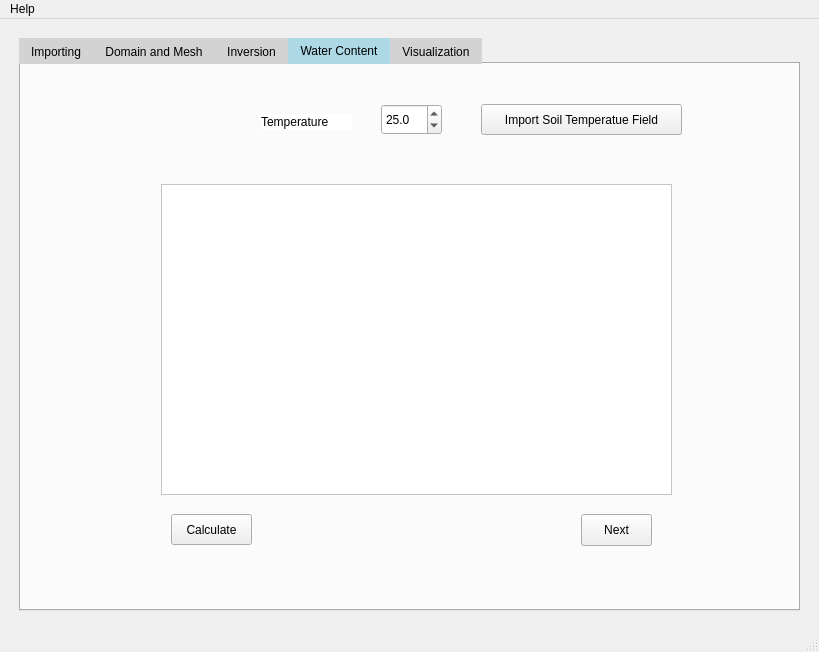
<?xml version="1.0" encoding="UTF-8"?>
<ui version="4.0">
 <class>MainWindow</class>
 <widget class="QMainWindow" name="MainWindow">
  <property name="geometry">
   <rect>
    <x>0</x>
    <y>0</y>
    <width>819</width>
    <height>652</height>
   </rect>
  </property>
  <property name="windowTitle">
   <string>MainWindow</string>
  </property>
  <property name="autoFillBackground">
   <bool>true</bool>
  </property>
  <widget class="QWidget" name="centralwidget">
   <property name="styleSheet">
    <string notr="true">QTabBar::tab:selected {
    background: lightblue;
    color: black;
}
QTabBar::tab:!selected {
    background: lightgray;
    color: black;
}</string>
   </property>
   <layout class="QHBoxLayout" name="horizontalLayout_3">
    <item>
     <widget class="QWidget" name="verticalWidget" native="true">
      <layout class="QVBoxLayout" name="verticalLayout" stretch="0">
       <property name="spacing">
        <number>10</number>
       </property>
       <property name="leftMargin">
        <number>10</number>
       </property>
       <property name="topMargin">
        <number>10</number>
       </property>
       <property name="rightMargin">
        <number>10</number>
       </property>
       <property name="bottomMargin">
        <number>10</number>
       </property>
       <item>
        <widget class="QTabWidget" name="tabWidget_Importing">
         <property name="sizePolicy">
          <sizepolicy hsizetype="Expanding" vsizetype="Expanding">
           <horstretch>0</horstretch>
           <verstretch>0</verstretch>
          </sizepolicy>
         </property>
         <property name="minimumSize">
          <size>
           <width>781</width>
           <height>571</height>
          </size>
         </property>
         <property name="mouseTracking">
          <bool>true</bool>
         </property>
         <property name="autoFillBackground">
          <bool>false</bool>
         </property>
         <property name="styleSheet">
          <string notr="true"/>
         </property>
         <property name="currentIndex">
          <number>3</number>
         </property>
         <widget class="QWidget" name="Importing">
          <attribute name="title">
           <string>Importing</string>
          </attribute>
          <layout class="QHBoxLayout" name="horizontalLayout">
           <item>
            <widget class="QTabWidget" name="tabWidget_Data">
             <property name="autoFillBackground">
              <bool>false</bool>
             </property>
             <property name="styleSheet">
              <string notr="true">color: rgb(0, 0, 0);
border-top-color: rgb(0, 0, 0);</string>
             </property>
             <property name="currentIndex">
              <number>1</number>
             </property>
             <widget class="QWidget" name="Data">
              <attribute name="title">
               <string>Data</string>
              </attribute>
              <layout class="QVBoxLayout" name="verticalLayout_2">
               <item>
                <widget class="QListWidget" name="listWidget_file_list">
                 <property name="styleSheet">
                  <string notr="true">background: rgb(255, 255, 255)</string>
                 </property>
                </widget>
               </item>
               <item>
                <widget class="QPushButton" name="pushButton_Import">
                 <property name="text">
                  <string>Import</string>
                 </property>
                </widget>
               </item>
               <item>
                <widget class="QPushButton" name="pushButton_importfile">
                 <property name="text">
                  <string>Choose your file</string>
                 </property>
                </widget>
               </item>
              </layout>
             </widget>
             <widget class="QWidget" name="Pre_processing">
              <attribute name="title">
               <string>Pre_processing</string>
              </attribute>
              <layout class="QVBoxLayout" name="verticalLayout_3">
               <item>
                <widget class="QTextBrowser" name="textBrowser_showdata">
                 <property name="styleSheet">
                  <string notr="true">background: rgb(255, 255, 255)</string>
                 </property>
                </widget>
               </item>
               <item>
                <widget class="QPushButton" name="pushButton_Transfer_Data">
                 <property name="text">
                  <string>Transfer Data</string>
                 </property>
                </widget>
               </item>
               <item>
                <widget class="QGroupBox" name="groupBox">
                 <property name="title">
                  <string>Next File</string>
                 </property>
                </widget>
               </item>
               <item>
                <widget class="QPushButton" name="pushButton_next_to_domain">
                 <property name="text">
                  <string>Next-single file</string>
                 </property>
                </widget>
               </item>
               <item>
                <widget class="QPushButton" name="pushButton_next_to_visualization">
                 <property name="text">
                  <string>Next-multiple file</string>
                 </property>
                </widget>
               </item>
              </layout>
             </widget>
            </widget>
           </item>
          </layout>
         </widget>
         <widget class="QWidget" name="Domain_Mesh">
          <attribute name="title">
           <string>Domain and Mesh</string>
          </attribute>
          <widget class="QTabWidget" name="tabWidget">
           <property name="geometry">
            <rect>
             <x>10</x>
             <y>10</y>
             <width>751</width>
             <height>511</height>
            </rect>
           </property>
           <property name="sizePolicy">
            <sizepolicy hsizetype="Expanding" vsizetype="Expanding">
             <horstretch>0</horstretch>
             <verstretch>0</verstretch>
            </sizepolicy>
           </property>
           <property name="currentIndex">
            <number>1</number>
           </property>
           <widget class="QWidget" name="Domain">
            <attribute name="title">
             <string>Domain</string>
            </attribute>
            <layout class="QGridLayout" name="gridLayout">
             <item row="0" column="0">
              <widget class="QLabel" name="label_start">
               <property name="styleSheet">
                <string notr="true">background-color: rgb(255, 255, 255);
color: rgb(0, 0, 0);</string>
               </property>
               <property name="text">
                <string>Start from</string>
               </property>
              </widget>
             </item>
             <item row="0" column="1">
              <widget class="QSpinBox" name="spinBox_startX"/>
             </item>
             <item row="0" column="2">
              <widget class="QLabel" name="label_start_2">
               <property name="styleSheet">
                <string notr="true">background-color: rgb(255, 255, 255);
color: rgb(0, 0, 0);</string>
               </property>
               <property name="text">
                <string>to</string>
               </property>
              </widget>
             </item>
             <item row="0" column="3">
              <widget class="QSpinBox" name="spinBox_stratY"/>
             </item>
             <item row="0" column="4" rowspan="2">
              <widget class="QPushButton" name="pushButton_domain_apply">
               <property name="text">
                <string>Apply</string>
               </property>
              </widget>
             </item>
             <item row="1" column="0">
              <widget class="QLabel" name="label_end">
               <property name="styleSheet">
                <string notr="true">background-color: rgb(255, 255, 255);
color: rgb(0, 0, 0);</string>
               </property>
               <property name="text">
                <string>End at</string>
               </property>
              </widget>
             </item>
             <item row="1" column="1">
              <widget class="QSpinBox" name="spinBox_endX"/>
             </item>
             <item row="1" column="2">
              <widget class="QLabel" name="label_end_2">
               <property name="styleSheet">
                <string notr="true">background-color: rgb(255, 255, 255);
color: rgb(0, 0, 0);</string>
               </property>
               <property name="text">
                <string>from</string>
               </property>
              </widget>
             </item>
             <item row="1" column="3">
              <widget class="QSpinBox" name="spinBox_endY"/>
             </item>
             <item row="2" column="0" colspan="5">
              <widget class="QGraphicsView" name="graphicsView_domain">
               <property name="styleSheet">
                <string notr="true">background-color: rgb(255, 255, 255);</string>
               </property>
              </widget>
             </item>
             <item row="3" column="0">
              <widget class="QPushButton" name="pushButton_domain_save">
               <property name="text">
                <string>Save</string>
               </property>
              </widget>
             </item>
             <item row="3" column="4">
              <widget class="QPushButton" name="pushButton_next_to_mesh">
               <property name="text">
                <string>Next</string>
               </property>
              </widget>
             </item>
            </layout>
           </widget>
           <widget class="QWidget" name="Mesh">
            <attribute name="title">
             <string>Mesh</string>
            </attribute>
            <layout class="QGridLayout" name="gridLayout_2">
             <item row="0" column="0">
              <widget class="QLabel" name="label_quality">
               <property name="styleSheet">
                <string notr="true">background-color: rgb(255, 255, 255);
color: rgb(0, 0, 0);</string>
               </property>
               <property name="text">
                <string>Quality</string>
               </property>
              </widget>
             </item>
             <item row="0" column="1">
              <widget class="QDoubleSpinBox" name="doubleSpinBox_quality"/>
             </item>
             <item row="0" column="2">
              <widget class="QPushButton" name="pushButton_WA">
               <property name="text">
                <string>Wenner Array (WA)</string>
               </property>
              </widget>
             </item>
             <item row="1" column="0">
              <widget class="QLabel" name="label_area">
               <property name="styleSheet">
                <string notr="true">background-color: rgb(255, 255, 255);
color: rgb(0, 0, 0);</string>
               </property>
               <property name="text">
                <string>Area</string>
               </property>
              </widget>
             </item>
             <item row="1" column="1">
              <widget class="QDoubleSpinBox" name="doubleSpinBox_area"/>
             </item>
             <item row="1" column="2">
              <widget class="QPushButton" name="pushButton_DD">
               <property name="text">
                <string>Dipole-Dipole (DD)</string>
               </property>
              </widget>
             </item>
             <item row="2" column="0" colspan="4">
              <widget class="QGraphicsView" name="graphicsView_mesh">
               <property name="styleSheet">
                <string notr="true">background-color: rgb(255, 255, 255);</string>
               </property>
              </widget>
             </item>
             <item row="3" column="0">
              <widget class="QPushButton" name="pushButton_mesh_save">
               <property name="text">
                <string>Save</string>
               </property>
              </widget>
             </item>
             <item row="3" column="3">
              <widget class="QPushButton" name="pushButton_next_to_inversion">
               <property name="text">
                <string>Next</string>
               </property>
              </widget>
             </item>
            </layout>
           </widget>
          </widget>
         </widget>
         <widget class="QWidget" name="Inversion">
          <attribute name="title">
           <string>Inversion</string>
          </attribute>
          <widget class="QPushButton" name="pushButton_inversion_apply">
           <property name="geometry">
            <rect>
             <x>470</x>
             <y>30</y>
             <width>111</width>
             <height>51</height>
            </rect>
           </property>
           <property name="text">
            <string>Apply</string>
           </property>
          </widget>
          <widget class="QPushButton" name="pushButton_inversion_save">
           <property name="geometry">
            <rect>
             <x>150</x>
             <y>450</y>
             <width>71</width>
             <height>31</height>
            </rect>
           </property>
           <property name="text">
            <string>Save</string>
           </property>
          </widget>
          <widget class="QLabel" name="label_Lambda">
           <property name="geometry">
            <rect>
             <x>250</x>
             <y>50</y>
             <width>61</width>
             <height>16</height>
            </rect>
           </property>
           <property name="styleSheet">
            <string notr="true">background-color: rgb(255, 255, 255);
color: rgb(0, 0, 0);</string>
           </property>
           <property name="text">
            <string>Lambda</string>
           </property>
          </widget>
          <widget class="QLabel" name="label_dPhi">
           <property name="geometry">
            <rect>
             <x>250</x>
             <y>80</y>
             <width>61</width>
             <height>16</height>
            </rect>
           </property>
           <property name="styleSheet">
            <string notr="true">background-color: rgb(255, 255, 255);
color: rgb(0, 0, 0);
text-align: center;</string>
           </property>
           <property name="text">
            <string>dPhi</string>
           </property>
          </widget>
          <widget class="QGraphicsView" name="graphicsView_inversion">
           <property name="geometry">
            <rect>
             <x>140</x>
             <y>120</y>
             <width>511</width>
             <height>311</height>
            </rect>
           </property>
           <property name="styleSheet">
            <string notr="true">background-color: rgb(255, 255, 255);</string>
           </property>
          </widget>
          <widget class="QPushButton" name="pushButton_next_to_watercontent">
           <property name="geometry">
            <rect>
             <x>560</x>
             <y>450</y>
             <width>71</width>
             <height>32</height>
            </rect>
           </property>
           <property name="text">
            <string>Next</string>
           </property>
          </widget>
          <widget class="QSpinBox" name="spinBox_Iterations">
           <property name="geometry">
            <rect>
             <x>330</x>
             <y>20</y>
             <width>40</width>
             <height>20</height>
            </rect>
           </property>
           <property name="value">
            <number>5</number>
           </property>
          </widget>
          <widget class="QSpinBox" name="spinBox_dPhi">
           <property name="geometry">
            <rect>
             <x>330</x>
             <y>80</y>
             <width>40</width>
             <height>20</height>
            </rect>
           </property>
           <property name="value">
            <number>1</number>
           </property>
          </widget>
          <widget class="QSpinBox" name="spinBox_Lambda">
           <property name="geometry">
            <rect>
             <x>330</x>
             <y>50</y>
             <width>40</width>
             <height>20</height>
            </rect>
           </property>
           <property name="value">
            <number>5</number>
           </property>
          </widget>
          <widget class="QLabel" name="label_iterations">
           <property name="geometry">
            <rect>
             <x>250</x>
             <y>20</y>
             <width>61</width>
             <height>16</height>
            </rect>
           </property>
           <property name="styleSheet">
            <string notr="true">background-color: rgb(255, 255, 255);
color: rgb(0, 0, 0);</string>
           </property>
           <property name="text">
            <string>Iterations</string>
           </property>
          </widget>
         </widget>
         <widget class="QWidget" name="Water_content">
          <attribute name="title">
           <string>Water Content</string>
          </attribute>
          <widget class="QDoubleSpinBox" name="doubleSpinBox_Temperature">
           <property name="geometry">
            <rect>
             <x>360</x>
             <y>40</y>
             <width>61</width>
             <height>31</height>
            </rect>
           </property>
           <property name="decimals">
            <number>1</number>
           </property>
           <property name="singleStep">
            <double>0.100000000000000</double>
           </property>
           <property name="value">
            <double>25.000000000000000</double>
           </property>
          </widget>
          <widget class="QPushButton" name="pushButton_watercontent_calculate">
           <property name="geometry">
            <rect>
             <x>150</x>
             <y>450</y>
             <width>81</width>
             <height>31</height>
            </rect>
           </property>
           <property name="text">
            <string>Calculate</string>
           </property>
          </widget>
          <widget class="QLabel" name="label_Temperature">
           <property name="geometry">
            <rect>
             <x>240</x>
             <y>50</y>
             <width>91</width>
             <height>16</height>
            </rect>
           </property>
           <property name="styleSheet">
            <string notr="true">background-color: rgb(255, 255, 255);
color: rgb(0, 0, 0);</string>
           </property>
           <property name="text">
            <string>Temperature</string>
           </property>
          </widget>
          <widget class="QGraphicsView" name="graphicsView_watercontent">
           <property name="geometry">
            <rect>
             <x>140</x>
             <y>120</y>
             <width>511</width>
             <height>311</height>
            </rect>
           </property>
           <property name="styleSheet">
            <string notr="true">background-color: rgb(255, 255, 255);</string>
           </property>
          </widget>
          <widget class="QPushButton" name="pushButton_next_to_vis">
           <property name="geometry">
            <rect>
             <x>560</x>
             <y>450</y>
             <width>71</width>
             <height>32</height>
            </rect>
           </property>
           <property name="text">
            <string>Next</string>
           </property>
          </widget>
          <widget class="QPushButton" name="pushButton_import_soil_field">
           <property name="geometry">
            <rect>
             <x>460</x>
             <y>40</y>
             <width>201</width>
             <height>31</height>
            </rect>
           </property>
           <property name="text">
            <string>Import Soil Temperatue Field</string>
           </property>
          </widget>
         </widget>
         <widget class="QWidget" name="Visualization">
          <attribute name="title">
           <string>Visualization</string>
          </attribute>
          <layout class="QHBoxLayout" name="horizontalLayout_5">
           <item>
            <widget class="QTabWidget" name="tabWidget_3">
             <property name="currentIndex">
              <number>1</number>
             </property>
             <widget class="QWidget" name="Vis_resistivity">
              <attribute name="title">
               <string>Resistivity</string>
              </attribute>
              <widget class="QRadioButton" name="radioButton_vis_res_ani">
               <property name="geometry">
                <rect>
                 <x>120</x>
                 <y>10</y>
                 <width>161</width>
                 <height>20</height>
                </rect>
               </property>
               <property name="text">
                <string>Time Lapse Animation</string>
               </property>
              </widget>
              <widget class="QLabel" name="label_resistivity_file">
               <property name="geometry">
                <rect>
                 <x>120</x>
                 <y>40</y>
                 <width>91</width>
                 <height>21</height>
                </rect>
               </property>
               <property name="styleSheet">
                <string notr="true">background-color: rgba(255, 255, 255, 0);</string>
               </property>
               <property name="text">
                <string>File Selection</string>
               </property>
              </widget>
              <widget class="QListView" name="listView_vis_res_pic">
               <property name="geometry">
                <rect>
                 <x>120</x>
                 <y>70</y>
                 <width>171</width>
                 <height>281</height>
                </rect>
               </property>
               <property name="styleSheet">
                <string notr="true">background-color: rgb(255, 255, 255);</string>
               </property>
              </widget>
              <widget class="QPushButton" name="pushButton_vis_res_apply">
               <property name="geometry">
                <rect>
                 <x>120</x>
                 <y>360</y>
                 <width>171</width>
                 <height>31</height>
                </rect>
               </property>
               <property name="text">
                <string>Apply</string>
               </property>
              </widget>
              <widget class="QGraphicsView" name="graphicsView_vis_resistivity">
               <property name="geometry">
                <rect>
                 <x>300</x>
                 <y>70</y>
                 <width>331</width>
                 <height>281</height>
                </rect>
               </property>
               <property name="styleSheet">
                <string notr="true">background-color: rgb(255, 255, 255);</string>
               </property>
              </widget>
             </widget>
             <widget class="QWidget" name="Vis_water_content">
              <attribute name="title">
               <string>Water content</string>
              </attribute>
              <widget class="QRadioButton" name="radioButton_vis_water_ani">
               <property name="geometry">
                <rect>
                 <x>120</x>
                 <y>10</y>
                 <width>161</width>
                 <height>20</height>
                </rect>
               </property>
               <property name="text">
                <string>Time Lapse Animation</string>
               </property>
              </widget>
              <widget class="QLabel" name="label_water_file">
               <property name="geometry">
                <rect>
                 <x>120</x>
                 <y>40</y>
                 <width>91</width>
                 <height>21</height>
                </rect>
               </property>
               <property name="styleSheet">
                <string notr="true">background-color: rgba(255, 255, 255, 0);</string>
               </property>
               <property name="text">
                <string>File Selection</string>
               </property>
              </widget>
              <widget class="QListView" name="listView_vis_water_pic">
               <property name="geometry">
                <rect>
                 <x>120</x>
                 <y>70</y>
                 <width>171</width>
                 <height>281</height>
                </rect>
               </property>
               <property name="styleSheet">
                <string notr="true">background-color: rgb(255, 255, 255);</string>
               </property>
              </widget>
              <widget class="QPushButton" name="pushButton_vis_water_apply">
               <property name="geometry">
                <rect>
                 <x>120</x>
                 <y>360</y>
                 <width>171</width>
                 <height>31</height>
                </rect>
               </property>
               <property name="text">
                <string>Apply</string>
               </property>
              </widget>
              <widget class="QGraphicsView" name="graphicsView_vis_watercontent">
               <property name="geometry">
                <rect>
                 <x>300</x>
                 <y>70</y>
                 <width>331</width>
                 <height>281</height>
                </rect>
               </property>
               <property name="styleSheet">
                <string notr="true">background-color: rgb(255, 255, 255);</string>
               </property>
              </widget>
             </widget>
            </widget>
           </item>
          </layout>
         </widget>
        </widget>
       </item>
      </layout>
     </widget>
    </item>
   </layout>
  </widget>
  <widget class="QStatusBar" name="statusbar"/>
  <widget class="QMenuBar" name="menubar">
   <property name="geometry">
    <rect>
     <x>0</x>
     <y>0</y>
     <width>819</width>
     <height>22</height>
    </rect>
   </property>
   <widget class="QMenu" name="menuHelp">
    <property name="title">
     <string>Help</string>
    </property>
    <addaction name="actionGuidline"/>
    <addaction name="actionContract"/>
   </widget>
   <addaction name="menuHelp"/>
  </widget>
  <action name="actionNew">
   <property name="text">
    <string>New</string>
   </property>
  </action>
  <action name="actionOpen">
   <property name="text">
    <string>Open</string>
   </property>
  </action>
  <action name="actionSave">
   <property name="text">
    <string>Save</string>
   </property>
  </action>
  <action name="actionGuidline">
   <property name="text">
    <string>Guidline</string>
   </property>
  </action>
  <action name="actionContract">
   <property name="text">
    <string>Contract</string>
   </property>
  </action>
 </widget>
 <resources/>
 <connections>
  <connection>
   <sender>pushButton_importfile</sender>
   <signal>clicked()</signal>
   <receiver>listWidget_file_list</receiver>
   <slot>clear()</slot>
   <hints>
    <hint type="sourcelabel">
     <x>240</x>
     <y>584</y>
    </hint>
    <hint type="destinationlabel">
     <x>283</x>
     <y>149</y>
    </hint>
   </hints>
  </connection>
  <connection>
   <sender>pushButton_Import</sender>
   <signal>clicked()</signal>
   <receiver>tabWidget_Data</receiver>
   <slot>close()</slot>
   <hints>
    <hint type="sourcelabel">
     <x>240</x>
     <y>534</y>
    </hint>
    <hint type="destinationlabel">
     <x>627</x>
     <y>366</y>
    </hint>
   </hints>
  </connection>
  <connection>
   <sender>pushButton_next_to_domain</sender>
   <signal>clicked()</signal>
   <receiver>tabWidget_Importing</receiver>
   <slot>close()</slot>
   <hints>
    <hint type="sourcelabel">
     <x>224</x>
     <y>325</y>
    </hint>
    <hint type="destinationlabel">
     <x>649</x>
     <y>359</y>
    </hint>
   </hints>
  </connection>
  <connection>
   <sender>pushButton_Transfer_Data</sender>
   <signal>clicked()</signal>
   <receiver>textBrowser_showdata</receiver>
   <slot>clear()</slot>
   <hints>
    <hint type="sourcelabel">
     <x>343</x>
     <y>587</y>
    </hint>
    <hint type="destinationlabel">
     <x>427</x>
     <y>329</y>
    </hint>
   </hints>
  </connection>
 </connections>
</ui>
